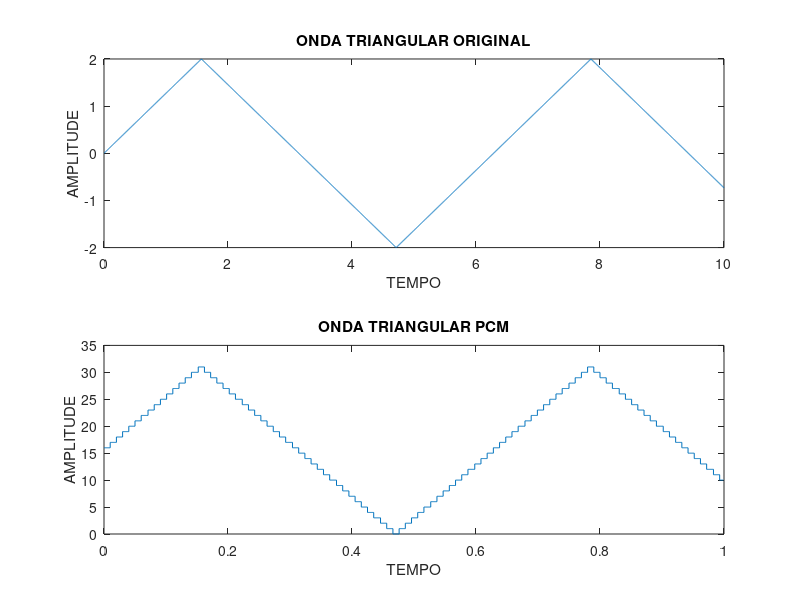

Recreate this plot in MATLAB.
function AnaDig3

  intervalo = 1000;
  A = 2;
  t = 0:1/intervalo:10;
  
  %FUNÇÃO ONDA TRIANGULAR
  resp = 0;
	for i=1:1000
		resp = resp + (8/(pi*pi))*sin(i*pi/2)*(sin(i*t)/(i*i));
	endfor
	resp = resp * A;
  
  for i = 1:intervalo
		temp1 = i*10; 
      temp2=(resp(round( temp1 )) );
      temp3 = temp2/A;
      resp2(i)=round(15.5+15.5*temp3);
	endfor
  
  subplot(2,1,1);
	plot(t,resp);
	title("ONDA TRIANGULAR ORIGINAL");
	xlabel("TEMPO");
	ylabel("AMPLITUDE");

	subplot(2,1,2);
	stairs(t(1:intervalo),resp2);
	title("ONDA TRIANGULAR PCM");
	xlabel("TEMPO");
	ylabel("AMPLITUDE");
  
endfunction